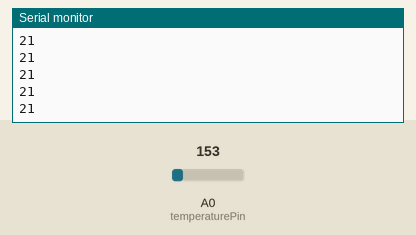
Recording of a sketch running on a simulated Arduino Uno, built with avr-gcc and run on an emulated ATmega328P. Shown: the last lines printed to the serial monitor. Inputs (shaded band) come from the test bench; at power-on: A0 (temperaturePin) = 153.

Above: at 1.2 s.
1.3 s: A0 (temperaturePin) set to 165
At 1.31 s:
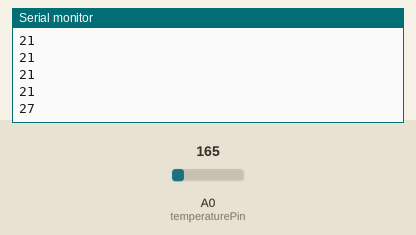
2.8 s: A0 (temperaturePin) set to 175
At 2.81 s:
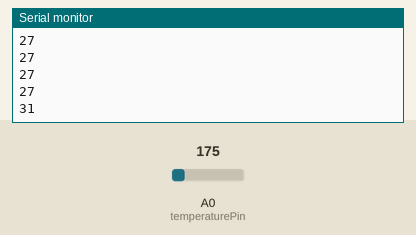
Timing chart, 0 to 5.8 s (numbered marks = the images above; inputs shaded):
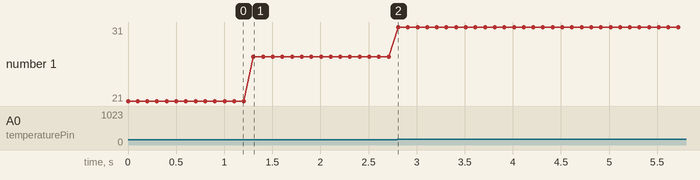

The sketch:

E3-Temperature-Sketch.ino
```cpp
// (C) Nasit Vurgun, Joel Mattsson, Mohamad Khalil, group: 19 (2024)
// Work package 3
// Exercise 3
// Submission code: 2346743

const int temperaturePin = A0; // Declare a constant variable for the analog pin

void setup() // setup: Run only once when program starts
{
  Serial.begin(9600); // Start Serial to enable printing of values
}

void loop() // loop: Reiterate for as long as the program runs
{
  int temperatureValue = analogRead(temperaturePin); // Read the value from the temperature sensor

  // Convert the analog reading to volate
  float voltage = temperatureValue * 4.68; // 5k volt / 1024
  temperatureValue = (voltage - 500) / 10; // Perform formula to retrieve the cellsius equivalent of the analog reading

  Serial.println(temperatureValue); // Print the cellsius value
  delay(100); // Set an arbitrary delay to make execution smooth

  /*
  	NOTE: The multimeter is connected through wires and automatically
    deals with the temperature and voltage. By connecting its negative
    end to 'GND' and positive end to the temperature sensor's 'Vout',
    (which the analog pin also is connected to), the desired value
    is displayed on its screen.
  */
}
```

Measured:
- after the input at 1.3 s, the serial monitor: prints a new line at once (image 1)
- after the input at 2.8 s, the serial monitor: prints a new line at once (image 2)
- plotted number 1: 21 → 27 after the input at 1.3 s, 27 → 31 after the input at 2.8 s
